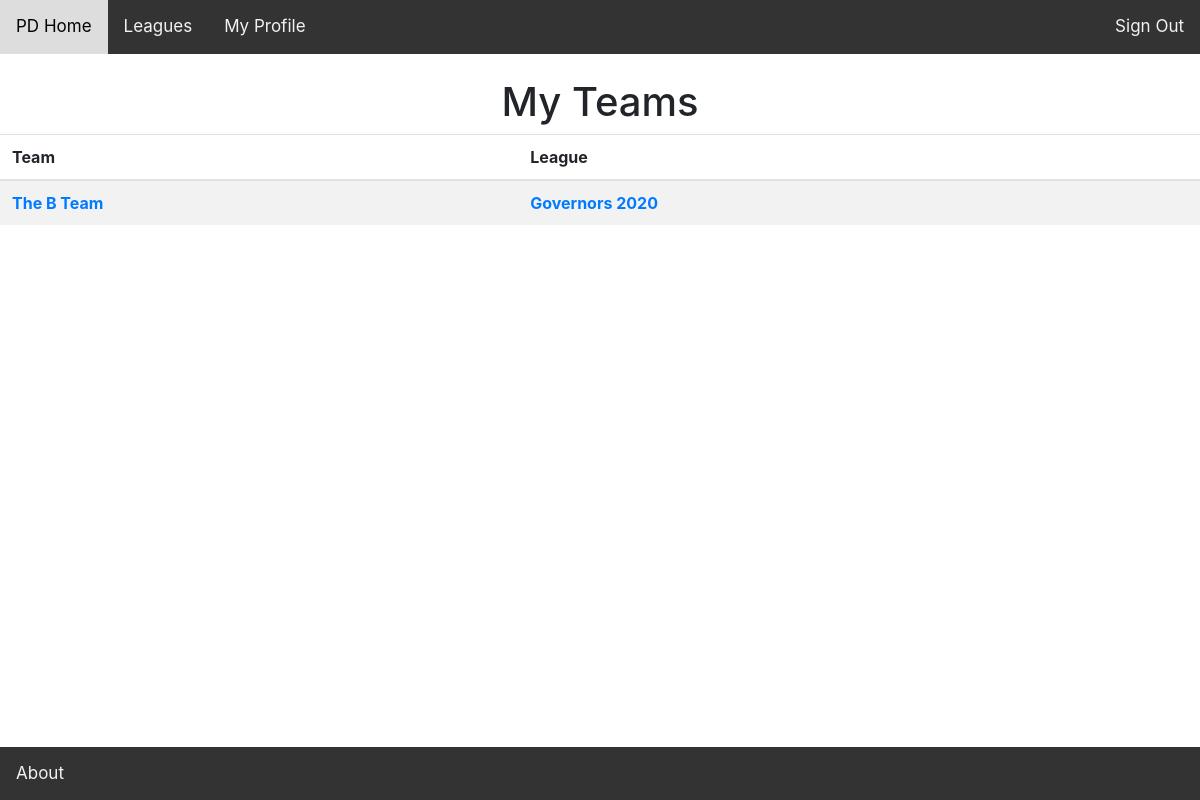
The page /profile/ (signed in) on the database as committed earlier.
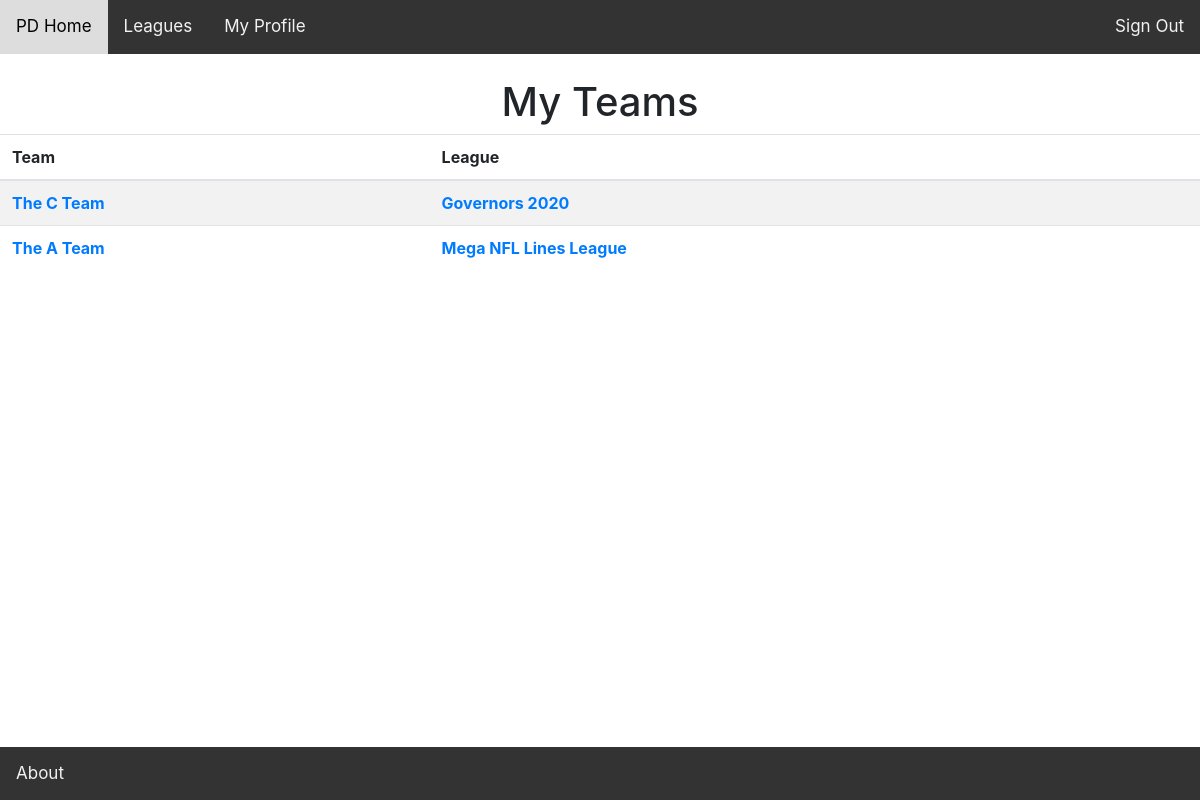
The same page on the database as committed later.
### fantasyworld/models.py (models this page shows, shortened)
class Team(models.Model):
	user = models.ForeignKey(Profile, on_delete=models.CASCADE)
	league_session = models.ForeignKey(LeagueSession, on_delete=models.CASCADE)
	team_name = models.CharField(max_length=100, default = "Team")
	is_commissioner = models.BooleanField(default=False)
	budget = models.FloatField(default=100)

class League(models.Model):
	league_type = models.ForeignKey(LeagueType, on_delete=models.CASCADE)
	name = models.CharField(max_length = 100)
	is_public = models.BooleanField(default=False)
	def __str__(self):
		return self.name

### fantasyworld/views/user_views.py (the view)
# urls.py: path('profile/', views.profile_home,
def profile_home(request):
    user = request.user
    if user.is_authenticated:
        profile = get_or_create_profile(user)
        teams = Team.objects.filter(user=profile)
        team_league_dict = {}
        for team in teams:
            league = team.league_session.league
            team_league_dict[team] = league
        return render(request, 'fantasyworld/profile.html',
            context = {'team_league_dict': team_league_dict})
    else:
        return redirect('/login')

### fantasyworld/views/user_views.py (called while the page is built)
def get_or_create_profile(user):
    try:
        profile = Profile.objects.filter(user=user)[0]
    except IndexError:
        profile = Profile(user=user)
        profile.save()
    return profile

### fantasyworld/templates/fantasyworld/profile.html (shortened to what this page needs)
{% extends 'fantasyworld/bases/base.html' %}
{% block content %}
{% if team_league_dict %}
	<br>
	<h1> My Teams </h1>
	<table class="table table-striped" style="margin-top: 5px;">
		<thead>
			<tr>
				<th scope="col">Team</th>
				<th scope="col">League</th>
			</tr>
		</thead>
		<tbody>
			{% for team, league in team_league_dict.items %}
			<tr>
				<th> <a href = "{% url 'fantasyworld:team_home' team.id %}">{{team.team_name}} </th>
				<th> <a href = "{% url 'fantasyworld:league_home' team.league_session.league.id %}"> {{league}} </th>
			</tr>
			{% endfor %}
		</tbody>
		</table>
{% endif %}
{% endblock %}

### fantasyworld/templates/fantasyworld/bases/base.html (shortened to what this page needs)
{% load static %}
<html>
    <head>
        <link rel="stylesheet" href="https://stackpath.bootstrapcdn.com/bootstrap/4.4.1/css/bootstrap.min.css">
        <link rel="stylesheet" href="https://unpkg.com/marx-css/css/marx.min.css">
        <link rel="stylesheet" href="{% static 'fantasyworld/style.css' %}">
    </head>
    <div class="topnavleft topnav">
        <a href="{% url 'fantasyworld:index'%}">PD Home</a>
        <a href="{% url 'fantasyworld:league_categories'%}">Leagues</a>
            {% if user.is_authenticated %}
                <a href="{% url 'fantasyworld:profile'%}">My Profile </a>
                <div class="topnavright topnav">
                    <a href="{% url 'fantasyworld:logout'%}">Sign Out</a>
                </div>
            {% else %}
                <a href="{% url 'fantasyworld:login'%}">Sign In </a>
                <div class="topnavright topnav">
                    <a href="{% url 'fantasyworld:signup'%}">Sign Up</a>
                </div>
            {% endif %}
        </div>
    <main>
    	{% block content %}
    	{% endblock %}
    </main>
    <div class="footer">
        <a href="{% url 'fantasyworld:index'%}">About</a>
    </div>
</html>

### fantasyworld/static/fantasyworld/style.css (style rules this page uses)
.table-striped { min-width: 100%; }
th, tb { text-align: left; }
h1 { text-align: center; }
.topnav { background-color: #333; overflow: hidden; }
.topnav a { display: block; color: #f2f2f2; text-align: center; padding: 14px 16px; text-decoration: none; font-size: 17px; }
.topnavleft a { float: left; }
.topnavright a { float: right; }
.footer { position: fixed; bottom: 0; width: 100%; background-color: #333; }
.footer a { display: block; color: #f2f2f2; text-align: left; padding: 14px 16px; text-decoration: none; font-size: 17px; }
tbody tr:nth-child(odd) { background-color: #f2f2f2; }

Rows that differ between the two databases and show on the page:
changed Team: team_name "The B Team" → "The C Team"
added Team: team_name "The A Team", name "Mega NFL Lines League"
